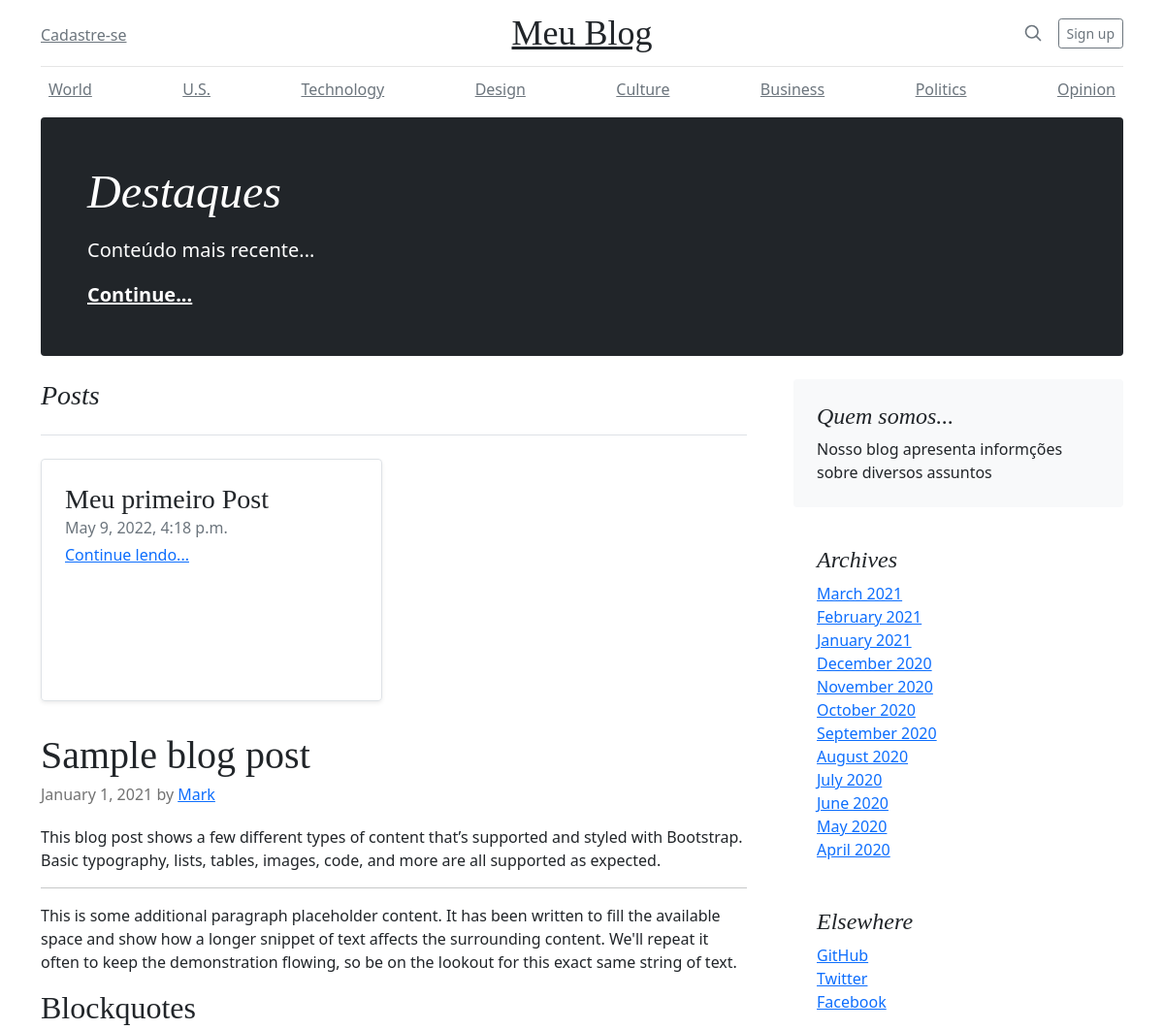
The app's page / (upper part), older data.
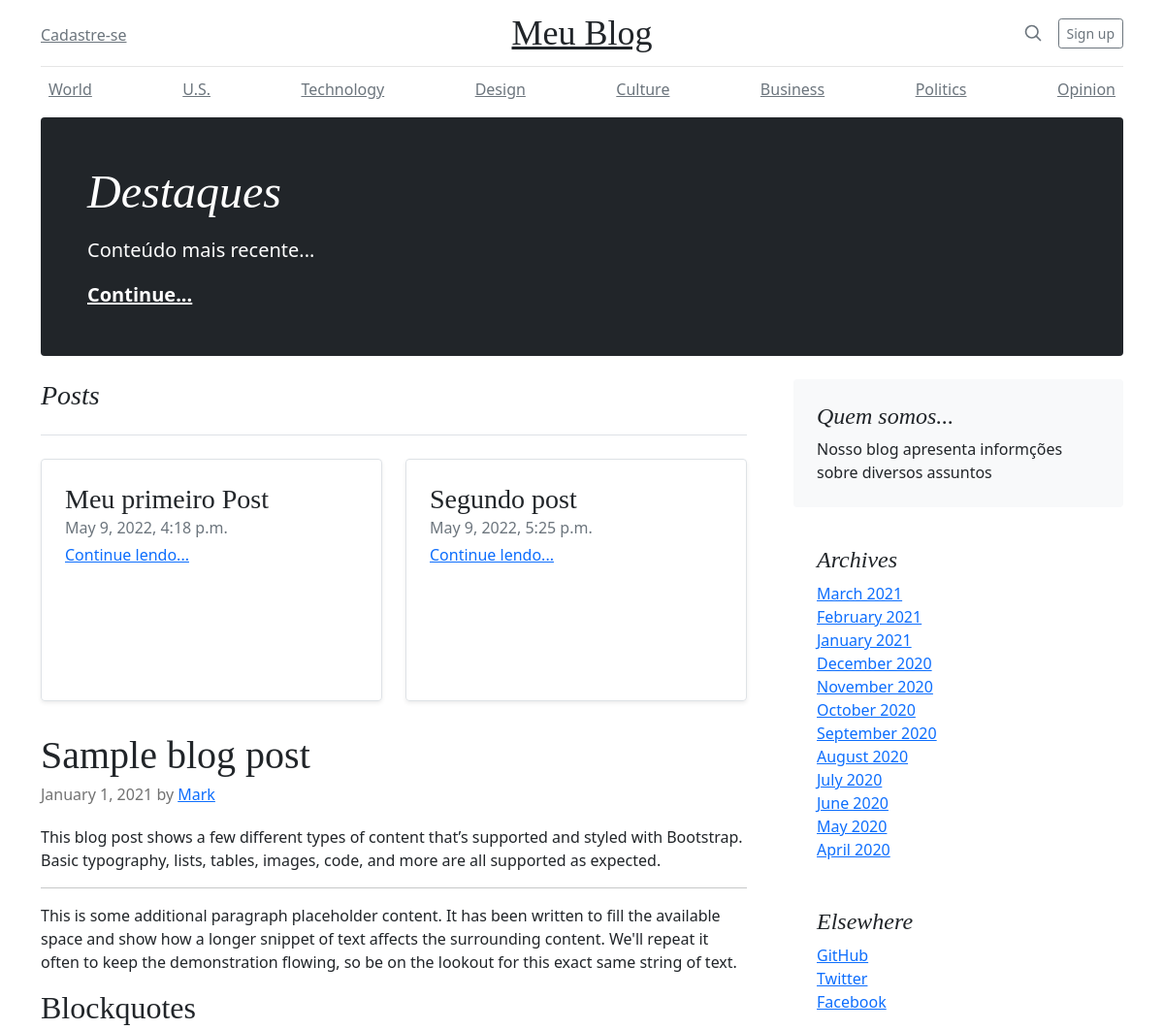
The same page, newer data.
### blog/models.py (models this page shows, shortened)
class Post(models.Model):
    titulo = models.CharField(max_length=200)
    conteudo = RichTextUploadingField()
    autor = models.ForeignKey(User, on_delete=models.PROTECT)
    data_criacao = models.DateTimeField(auto_now_add=True)

### blog/views.py (the view)
# urls.py: 2. Add a URL to urlpatterns:  path('', views.home, name='home')
def home(request):
    posts = Post.objects.all()
    dados = {"posts": posts}
    return render(request, 'home.html', dados)

### templates/home.html
{% extends 'base.html' %}
{% block content%}
{% for post in posts %}
<div class="col-md-6">
    <div class="row g-0 border rounded overflow-hidden flex-md-row mb-4 shadow-sm h-md-250 position-relative">
      <div class="col p-4 d-flex flex-column position-static">
        <h3 class="mb-0">{{ post.titulo }}</h3>
        <div class="mb-1 text-muted">{{ post.data_criacao }}</div>
        <a href="/post/{{ post.id }}" class="stretched-link">Continue lendo...</a>
      </div>
    </div>
  </div>
{% endfor %}
{% endblock %}

Row changes from the older to the newer data that the page shows:
added Post: titulo "Segundo post", data_criacao "May 9, 2022, 5:25 p.m."
